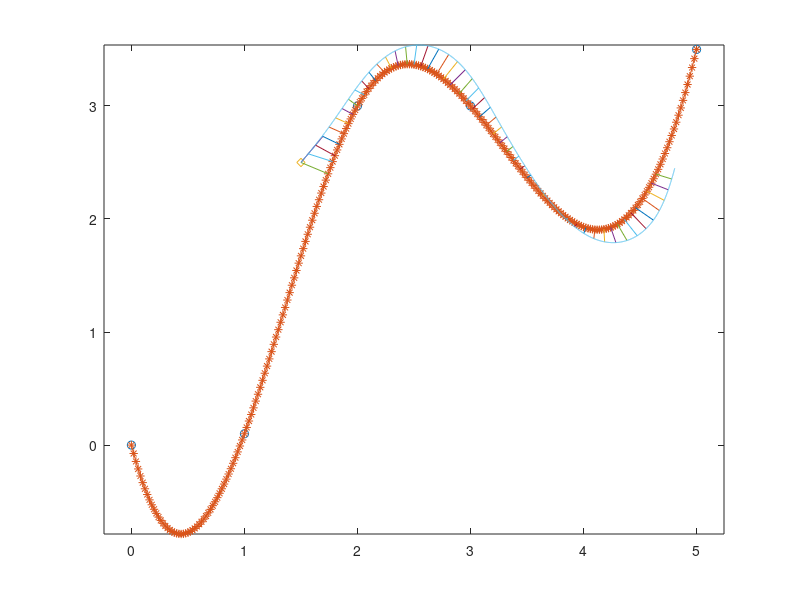
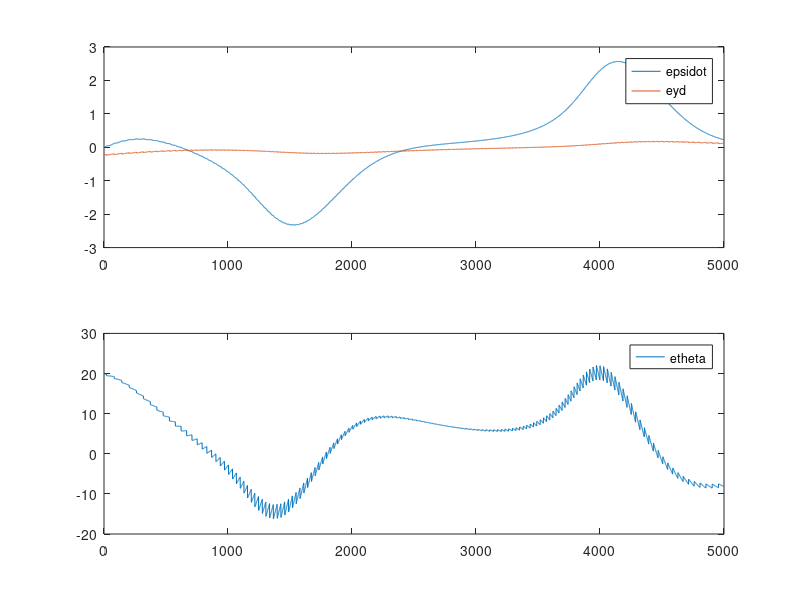
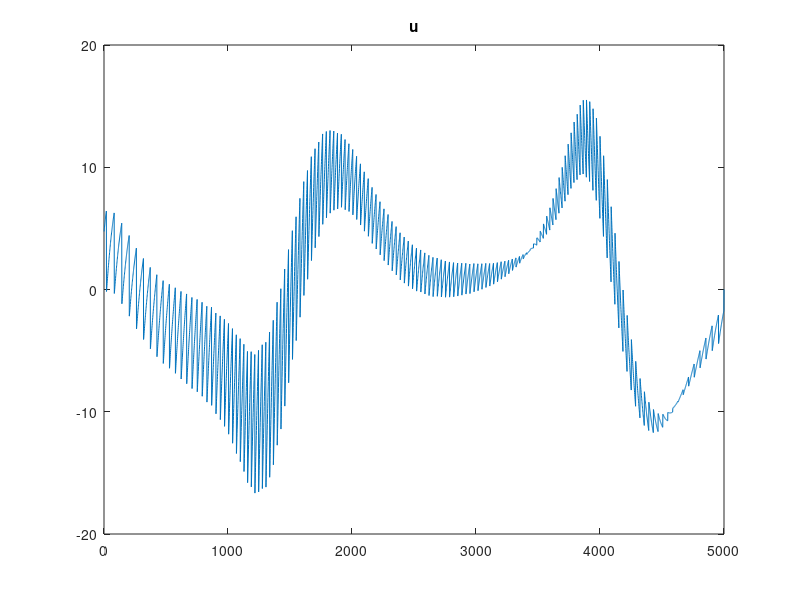

These charts were generated, in order, by the following MATLAB code:
%simulation einer beliebigen trajektorie

%definition durch spline:
clear all 
close all


x = [0,1,2,3,5];
y = [0,0.1,3,3,3.5];
pathxx = 0:.02:5;
pathyy = spline(x,y,pathxx);
%pathyy = linspace(1,5,length(pathxx));
plot(x,y,'o',pathxx,pathyy,'-*')
hold on 


x0=[1.5,2.5,50/180*pi];
ori = x0(1:2)+[cos(x0(3)), sin(x0(3))]*0.3; 
plot(x0(1),x0(2), 'd',[x0(1) ori(1)], [x0(2) ori(2)]);

axis equal




%disp 'winkel nähester abschnitt'
%xn(3)/pi*180

%plot(xn(1),xn(2), 'd', 'MarkerSize',5,'markerfacecolor','b')



%%%%%%%%%%%%%%%% Regler
%systemmatrix

a22=0.001;

v= 1;

A = [a22/v 0   0;
     -1    0   0;
      0    v   0];

b2 = 22;

B= [b2; 0 ; 0];

%eingangsmatrix

%realer lenkwinkel
delta_l = 30/180*pi;

%simulationsschritte
nsim = 5000;

xposdot = zeros(nsim,1);
yposdot = zeros(nsim,1);
xpos = zeros(nsim,1);
ypos = zeros(nsim,1);

psi = zeros(nsim,1);
psidot = zeros(nsim,1);
psidotdot = zeros(nsim,1);

thetad = zeros(nsim,1);
thetaddot = zeros(nsim,1);

yd = zeros(nsim,1);

x = zeros(3,nsim);
xdot = zeros(3,nsim);


dt= 0.001;

Q=[0  0 0;
    0  100 0;
    0 0  400];

R=30;
 
 
[K,S,e] = lqr(A,B,Q,R,zeros(3,1));
K
u = zeros(1,nsim);
xd = zeros(3,nsim);

xpos(1)=x0(1);
ypos(1)=x0(2);
psi(1) = x0(3);

x(2,1)=x0(3);

for t = 1:nsim-1

    xposdot(t) = v*cos(psi(t));
    yposdot(t) = v*sin(psi(t));

    xpos(t+1)= xpos(t)+ xposdot(t)*dt;
    ypos(t+1)= ypos(t)+ yposdot(t)*dt;

    %u=delta_l;  %% konstanter lenkwinkel
    %geregelter lenkwinkel:

    %berechne nähesten punkt:

    l= zeros(1,length(pathxx));

    for i=1:length(pathxx)
        l(i)= sqrt( (pathxx(i)-xpos(t))^2 + (pathyy(i)-ypos(t))^2);
    end

    [~, min_index] = min(l);
    xn(1:2) = [pathxx(min_index),pathyy(min_index)];
    xnn(1:2) = [pathxx(min_index+1),pathyy(min_index+1)];
    xn(3) = atan2(xnn(2)-xn(2),xnn(1)-xn(1));
     
    lotf = [cos(xn(3)+90), sin(xn(3)+90)];
    verb_vek = xn(1:2)- [xpos(t),ypos(t)];  %verbinungsvektor
    lateral_d = lotf*verb_vek';
    
    if t==1
        xd(:,t) = [psidot(t),xn(3) - psi(t),lateral_d];
    else
        xd(:,t) = [psidot(t-1),xn(3) - psi(t),lateral_d];
    end
    
    if mod(t-1,100)==0
        plot([xpos(t),xn(1)],[ypos(t),xn(2)]);
    end
    
    
    e(:,t) = xd(:,t);
    u(t) = -K*e(:,t);

    xdot(:,t) = A*x(:,t) + B*u(t);
    %xdot(:,t) = A*x(:,t) + B*u;
    x(:,t+1) = x(:,t) + xdot(:,t) * dt;

    psidotdot(t) = xdot(1,t);
    psidot(t) = x(1,t);
    thetad(t) = x(2,t);
    yd(t) = x(3,t);

    psi(t+1) = psi(t) + psidot(t)*dt;
     
end

 
plot(xpos,ypos)



figure
subplot(2,1,1)
plot(1:nsim-1,e(1,:),1:nsim-1,e(3,:))
legend('epsidot','eyd')

subplot(2,1,2)
plot(1:nsim-1,e(2,:)*180/pi)
legend('etheta')



figure
plot(u/pi*180)
title u


    
